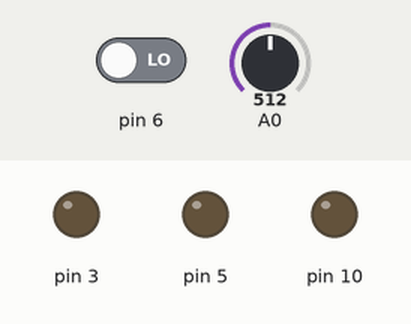
The sketch below on a simulated Arduino Uno, built with avr-gcc and run on an emulated ATmega328P. On the bench: output pins drawn as LEDs (lit = HIGH). The inputs (shaded band) are chosen by the test bench; at power-on: A0 = 512, pin 6 LOW.

Above: at 1.2 s.
1.3 s: A0 set to 810
4.7 s: A0 set to 790
At 7.9 s:
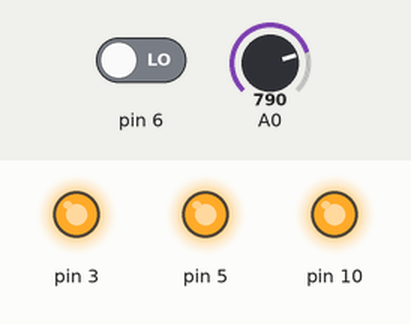
Timing chart, 0 to 9.4 s (numbered marks = the images above; inputs shaded):
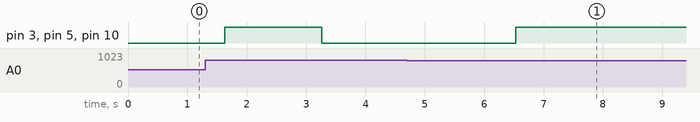

The sketch:

Lab03_DomainNDI.ino
```cpp
/*
 Name:		Lab03_DomainNDI.ino
 Created:	2019-03-21 오후 2:16:13
 Author:	BCDev
*/

#include "Proximity.h"
#include "Actuator.h"
#include "RGBLED.h"
#include "Illuminant.h"
#include "Channel.h"
#include "Sensor.h"
#include "Domain.h"
#include "Main.h"

static Main main;

// the setup function runs once when you press reset or power the board
void setup() {
	main.initialize();
}

// the loop function runs over and over again until power down or reset
void loop() {
	main.run();
}
```

Actuator.h
```cpp
// Actuator.h

#ifndef _ACTUATOR_h
#define _ACTUATOR_h

#if defined(ARDUINO) && ARDUINO >= 100
	#include "arduino.h"
#else
	#include "WProgram.h"
#endif

class Actuator
{
public:
	Actuator() {}
	~Actuator() {}

	virtual void initialize();
	virtual void finalize();
	virtual void start();
	virtual bool wait();
};
#endif
```

Channel.h
```cpp
// Channel.h

#ifndef _CHANNEL_h
#define _CHANNEL_h

#if defined(ARDUINO) && ARDUINO >= 100
	#include "arduino.h"
#else
	#include "WProgram.h"
#endif

class Channel
{
public:
	enum eChannelType {
		eAnalog,
		eDigital,
		ePWM,
		eNumTypes
	};
	enum eChannelIOType {
		eInput,
		eOutput,
		eNumIOTypes
	};
private:
	eChannelType pinType_;
	eChannelIOType pinIOType_;
	int pinNum_;
	int input_;
	int output_;

public:
	Channel(eChannelType pinType, eChannelIOType pinIOType, int pinNum) :
		pinType_(pinType), pinIOType_(pinIOType), pinNum_(pinNum) {}

	~Channel() {}

	void initialize() {
		this->input_ = 0;
		this->output_ = 0;

		if (this->pinIOType_ == eInput) {
			pinMode(this->pinNum_, INPUT);
		}
		else if (this->pinIOType_ == eOutput) {
			pinMode(this->pinNum_, OUTPUT);
		}
	}

	void finalize() {}

	void setInput(int input) {
		this->input_ = input;
	}

	int getPinNum() {
		return pinNum_;
	}

	int getOutput() {
		return this->output_;
	}

	bool read() {
		switch (this->pinType_)
		{
		case eAnalog:	this->output_ = analogRead(this->pinNum_); return true;
		case eDigital:	this->output_ = digitalRead(this->pinNum_); return true;
		case ePWM:		this->output_ = analogRead(this->pinNum_); return true;
		default: return false;
		}
	}

	bool write() {
		switch (this->pinType_)
		{
		case eAnalog:	analogWrite(this->pinNum_, this->input_); return true;
		case eDigital:	digitalWrite(this->pinNum_, this->input_); return true;
		case ePWM:		analogWrite(this->pinNum_, this->input_); return true;
		default: return false;
		}
	}
};

#endif
```

Domain.h
```cpp
// Domain.h

#ifndef _DOMAIN_h
#define _DOMAIN_h

#if defined(ARDUINO) && ARDUINO >= 100
	#include "arduino.h"
#else
	#include "WProgram.h"
#endif

#include "Channel.h"
#include "Illuminant.h"
#include "Proximity.h"
#include "RGBLED.h"

class Domain {
private:
	Channel illuminatChannel;

	Channel proximityChannelTransmit;
	Channel proximityChannelReceive;

	Channel rgbLEDchannelRed;
	Channel rgbLEDchannelGreen;
	Channel rgbLEDchannelBlue;

	Illuminant illuminant;
	Proximity proximity;

	RGBLED rgbLED;
	int rValue;
	int gValue;
	int bValue;

public:
	// constructors & destructors
	Domain() :
		illuminatChannel(Channel::eChannelType::eAnalog, Channel::eChannelIOType::eInput, 0),

		proximityChannelTransmit(Channel::eChannelType::eDigital, Channel::eChannelIOType::eOutput, 7),
		proximityChannelReceive(Channel::eChannelType::eDigital, Channel::eChannelIOType::eInput, 6),

		rgbLEDchannelRed(Channel::eChannelType::ePWM, Channel::eChannelIOType::eOutput, 3),
		rgbLEDchannelGreen(Channel::eChannelType::ePWM, Channel::eChannelIOType::eOutput, 10),
		rgbLEDchannelBlue(Channel::eChannelType::ePWM, Channel::eChannelIOType::eOutput, 5),

		illuminant(Illuminant::EChannelId::eIdCDS, &illuminatChannel),

		proximity(Proximity::EChannelId::eIdTransmit, &proximityChannelTransmit,
				  Proximity::EChannelId::eIdReceive, &proximityChannelReceive),

		rgbLED(RGBLED::EChannelId::eIdRed, &rgbLEDchannelRed,
			   RGBLED::EChannelId::eIdGreen, &rgbLEDchannelGreen,
			   RGBLED::EChannelId::eIdBlue, &rgbLEDchannelBlue)
	{}

	~Domain() {}

	void initialize() {
		this->illuminant.start();
		this->proximity.start();
		this->rgbLED.start();
	}

	void finalize() {}

	// methods
	void process() {
		int light = illuminatChannel.getOutput();
		Serial.print("   Light: ");
		Serial.print(light);

		if (light < 800) {
			rgbLEDchannelRed.setInput(255);
			rgbLEDchannelGreen.setInput(255);
			rgbLEDchannelBlue.setInput(255);
		}
		else {
			rgbLEDchannelRed.setInput(0);
			rgbLEDchannelGreen.setInput(0);
			rgbLEDchannelBlue.setInput(0);
		}

		unsigned long distance = proximity.getDistanceInCM();
		Serial.print("   Distance: ");
		Serial.print(distance);
	}

	void actuate() {
		if (this->rgbLED.wait()) {
			this->rgbLED.start();
		}
	}

	void run() {
		if (this->illuminant.wait()) {
			this->illuminant.start();
		}
		if (this->proximity.wait()) {
			this->proximity.start();
		}
		this->process();
		this->actuate();
	}
};

#endif
```

Illuminant.h
```cpp
// Illuminant.h

#ifndef _ILLUMINANT_h
#define _ILLUMINANT_h

#if defined(ARDUINO) && ARDUINO >= 100
	#include "arduino.h"
#else
	#include "WProgram.h"
#endif

#include "Sensor.h"
#include "Channel.h"

class Illuminant : public Sensor
{
public:
	enum EState {
		eReady,
		eRunning,
		eNumStates
	};
	enum EChannelId {
		eIdCDS,
		eNumChannelIds
	};
private:
	EState eState;
	Channel *pChannels[eNumChannelIds];
public:
	Illuminant(EChannelId eChannelId1, Channel *pChannel1) {
		this->pChannels[eChannelId1] = pChannel1;
	}

	~Illuminant() {}

	void initialize() {
		for (Channel *pChannel : this->pChannels) {
			pChannel->initialize();
		}
		this->eState = EState::eReady;
	}
	void finalize() {
		for (Channel *pChannel : this->pChannels) {
			pChannel->finalize();
		}
	}

	void start() {
		if (this->eState == EState::eReady) {
			this->eState = EState::eRunning;
		}
	}

	bool wait() {
		if (this->eState == EState::eRunning) {
			for (Channel *pChannel : this->pChannels) {
				pChannel->read();
			}
			this->eState = EState::eReady;
			return true;
		}
		return false;
	}

};

#endif
```

Main.h
```cpp
// Main.h

#ifndef _MAIN_h
#define _MAIN_h

#if defined(ARDUINO) && ARDUINO >= 100
	#include "arduino.h"
#else
	#include "WProgram.h"
#endif

#include "Domain.h"

class Main {
private:
	Domain domain;

public:
	// constructors & destructors
	Main() {}
	~Main() {}
	void initialize() {
		this->domain.initialize();
	}
	void finalize() {
		this->domain.finalize();
	}

	// methods
	void run() {
		unsigned long prev, cur, diff;
		cur = 0;

		while (true)
		{
			prev = cur;
			cur = millis();
			diff = cur - prev;

			this->domain.run();

			Serial.print("   Cur: ");
			Serial.print(cur);
			Serial.print("   diff: ");
			Serial.print(diff);
			Serial.println("");

			delay(10);
		}
	}
};
#endif
```

Proximity.h
```cpp
// Proximity.h

#ifndef _PROXIMITY_h
#define _PROXIMITY_h

#if defined(ARDUINO) && ARDUINO >= 100
	#include "arduino.h"
#else
	#include "WProgram.h"
#endif

#include "Sensor.h"
#include "Channel.h"

//#include "wiring_private.h"
//#include "pins_arduino.h"

class Proximity : Sensor
{
public:
	enum EState {
		eReady,
		eRunning,
		eNumStates
	};
	enum EChannelId {
		eIdTransmit,
		eIdReceive,
		eNumChannelIds
	};
private:
	EState eState;
	Channel *pChannels[eNumChannelIds];
	unsigned long distanceInCM;
 public:
	 Proximity(EChannelId eIdTranmit, Channel *pChannelTransmit, EChannelId eIdReceive, Channel *pChannelReceive) {
		 this->pChannels[eIdTranmit] = pChannelTransmit;
		 this->pChannels[eIdReceive] = pChannelReceive;
	 }

	 ~Proximity() {}

	 void initialize() {
		 for (Channel *pChannel : this->pChannels) {
			 pChannel->initialize();
		 }
		 this->eState = EState::eReady;
	 }
	 void finalize() {
		 for (Channel *pChannel : this->pChannels) {
			 pChannel->finalize();
		 }
	 }

	 unsigned long getDistanceInCM() {
		 return distanceInCM;
	 }

	 void start() {
		 if (this->eState == EState::eReady) {
			 this->eState = EState::eRunning;
		 }
	 }

	 //bool wait() {
		// digitalWrite(7, HIGH);
		// delayMicroseconds(10);
		// digitalWrite(7, LOW);

		// distanceInCM = pulseIn(6, HIGH) / 58.2;

		// return true;
	 //}

	 //bool wait() {
		// unsigned long startTime, endTime;

		// if (this->eState == EState::eRunning) {
		//	 this->pChannels[eIdTransmit]->setInput(HIGH);
		//	 this->pChannels[eIdTransmit]->write();
		//	 delayMicroseconds(10);
		//	 this->pChannels[eIdTransmit]->setInput(LOW);
		//	 this->pChannels[eIdTransmit]->write();

		//	 while (true) {
		//		 this->pChannels[eIdReceive]->read();
		//		 if (this->pChannels[eIdReceive]->getOutput() == HIGH ) {
		//			 startTime = millis();
		//			 break;
		//		 }
		//	 }
		//	 while (true) {
		//		 this->pChannels[eIdReceive]->read();
		//		 if (this->pChannels[eIdReceive]->getOutput() == LOW) {
		//			 endTime = millis();
		//			 break;
		//		 }
		//	 }
		//	 distanceInCM = (endTime- startTime);
		//
		//	 this->eState = EState::eReady;
		//	 return true;
		// }
		// return false;
	 //}

	 bool wait() {
		  if (this->eState == EState::eRunning) {
			  this->pChannels[eIdTransmit]->setInput(HIGH);
			  this->pChannels[eIdTransmit]->write();
			  delayMicroseconds(10);
			  this->pChannels[eIdTransmit]->setInput(LOW);
			  this->pChannels[eIdTransmit]->write();

			  int pin = this->pChannels[eIdReceive]->getPinNum();
			  uint8_t bit = digitalPinToBitMask(pin);
			  uint8_t port = digitalPinToPort(pin);
			  uint8_t stateMask = bit;
			  unsigned long width = 0;

			  unsigned long numloops = 0;
			  unsigned long maxloops = microsecondsToClockCycles(1000000) / 16;

			  while ((*portInputRegister(port) & bit) == stateMask)
				  if (numloops++ == maxloops)
					  return 0;

			  while ((*portInputRegister(port) & bit) != stateMask)
				  if (numloops++ == maxloops)
					  return 0;

			  while ((*portInputRegister(port) & bit) == stateMask) {
				  if (numloops++ == maxloops)
					  return 0;
				  width++;
			  }

			  distanceInCM = clockCyclesToMicroseconds(width * 21 + 16) / 58.2;

			  this->eState = EState::eReady;
		 	 return true;
		  }
		  return false;
	 }

	 unsigned long pulseIn(uint8_t pin, uint8_t state, unsigned long timeout)
	 {
		 // cache the port and bit of the pin in order to speed up the
		 // pulse width measuring loop and achieve finer resolution.  calling
		 // digitalRead() instead yields much coarser resolution.
		 uint8_t bit = digitalPinToBitMask(pin);
		 uint8_t port = digitalPinToPort(pin);
		 uint8_t stateMask = (state ? bit : 0);
		 unsigned long width = 0; // keep initialization out of time critical area

		 // convert the timeout from microseconds to a number of times through
		 // the initial loop; it takes 16 clock cycles per iteration.
		 unsigned long numloops = 0;
		 unsigned long maxloops = microsecondsToClockCycles(timeout) / 16;

		 // wait for any previous pulse to end
		 while ((*portInputRegister(port) & bit) == stateMask)
			 if (numloops++ == maxloops)
				 return 0;

		 // wait for the pulse to start
		 while ((*portInputRegister(port) & bit) != stateMask)
			 if (numloops++ == maxloops)
				 return 0;

		 // wait for the pulse to stop
		 while ((*portInputRegister(port) & bit) == stateMask) {
			 if (numloops++ == maxloops)
				 return 0;
			 width++;
		 }

		 // convert the reading to microseconds. The loop has been determined
		 // to be 20 clock cycles long and have about 16 clocks between the edge
		 // and the start of the loop. There will be some error introduced by
		 // the interrupt handlers.
		 return clockCyclesToMicroseconds(width * 21 + 16);
	 }
};

#endif
```

RGBLED.h
```cpp
// RGBLED.h

#ifndef _RGBLED_h
#define _RGBLED_h

#if defined(ARDUINO) && ARDUINO >= 100
	#include "arduino.h"
#else
	#include "WProgram.h"
#endif

#include "Channel.h"
#include "Actuator.h"

class RGBLED : public Actuator
{
public:
	enum EState {
		eReady,
		eRunning,
		eNumStates
	};
	enum EChannelId {
		eIdRed,
		eIdGreen,
		eIdBlue,
		eNumChannelIds
	};
private:
	EState eState;
	Channel *pChannels[eNumChannelIds];
public:
	RGBLED(EChannelId eIdRed, Channel *pChannelRed,
		   EChannelId eIdGreen, Channel *pChannelGreen,
		   EChannelId eldBlue, Channel *pChannelBlue) {
		this->pChannels[eIdRed] = pChannelRed;
		this->pChannels[eIdGreen] = pChannelGreen;
		this->pChannels[eldBlue] = pChannelBlue;
	}

	~RGBLED() {}

	void initialize() {
		for (Channel *pChannel : this->pChannels) {
			pChannel->initialize();
		}
		this->eState = EState::eReady;
	}
	void finalize() {
		for (Channel *pChannel : this->pChannels) {
			pChannel->finalize();
		}
	}

	void start() {
		if (this->eState == EState::eReady) {
			this->eState = EState::eRunning;
		}
	}

	bool wait() {
		if (this->eState == EState::eRunning) {
			for (Channel *pChannel : this->pChannels) {
				pChannel->write();
			}
			this->eState = EState::eReady;
			return true;
		}
		return false;
	}
};

#endif
```

Sensor.h
```cpp
// Sensor.h

#ifndef _SENSOR_h
#define _SENSOR_h

#if defined(ARDUINO) && ARDUINO >= 100
	#include "arduino.h"
#else
	#include "WProgram.h"
#endif

class Sensor
{
public:
	Sensor() {}
	~Sensor() {}

	virtual void initialize();
	virtual void finalize();
	virtual void start();
	virtual bool wait();
};

#endif
```

Measured:
- after the input at 4.7 s, pin 3, pin 5, pin 10: LOW → HIGH after 1.8 s
